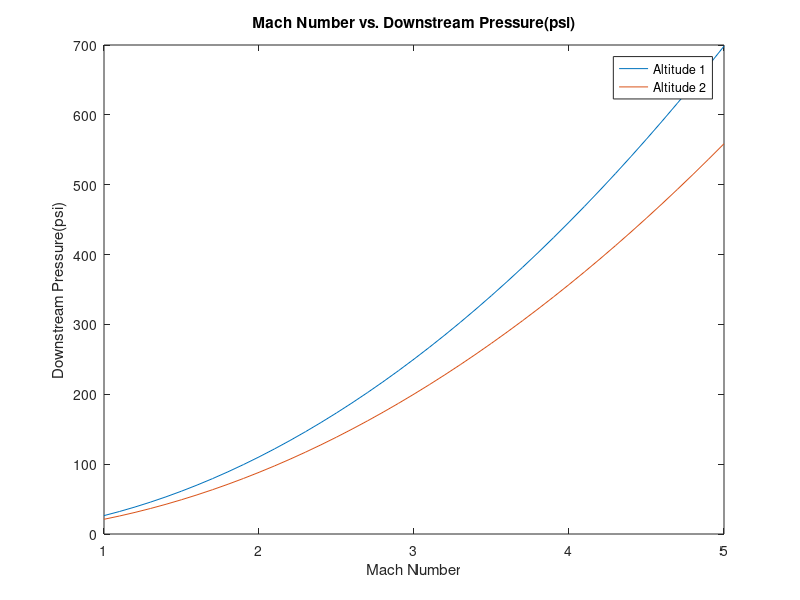

Here is the MATLAB script that generated this plot:
% Activity 12.3.1: MatLab CFU
% File: ML1_CFU_nfinan.m
% Date: 18 November 2016
% By: Nicholas Finan
% nfinan
% Section: 3
% Team: 38
%
% ELECTRONIC SIGNATURE
% Nicholas Finan
%
% The electronic signature above indicates that the program
% submitted for evaluation is my individual work. I have
% a general understanding of all aspects of its development
% and execution.
%
% Outputs Mach Number vs. Pressure
clc
clear
y = 1.4;
M = [1:.1:5];
Po = 10;
P = Po * ((2 * y * (M .^ 2)) - (y - 1) / (y + 1));
plot(M,P)
hold on
Po = 8;
P = Po * ((2 * y * (M .^ 2)) - (y - 1) / (y + 1));
plot(M,P)
legend('Altitude 1','Altitude 2')
title('Mach Number vs. Downstream Pressure(psi)')
xlabel('Mach Number')
ylabel('Downstream Pressure(psi)')
hold off
